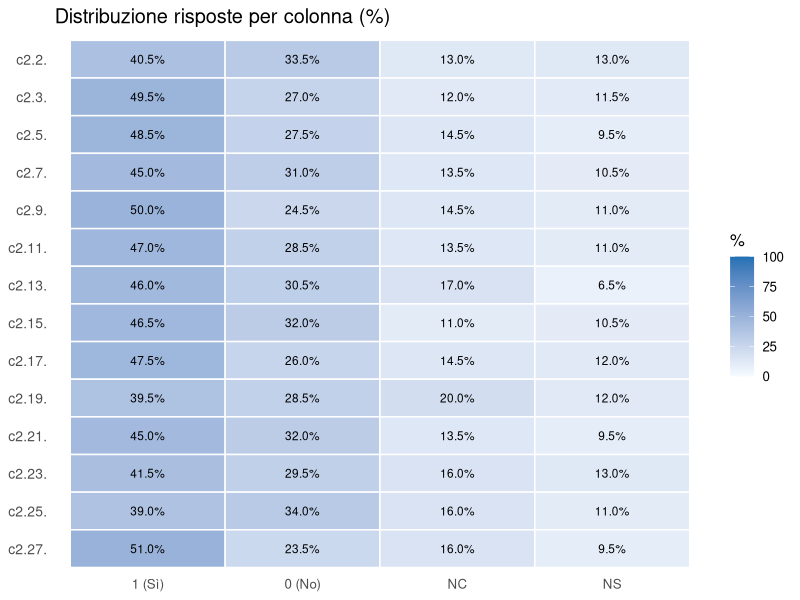
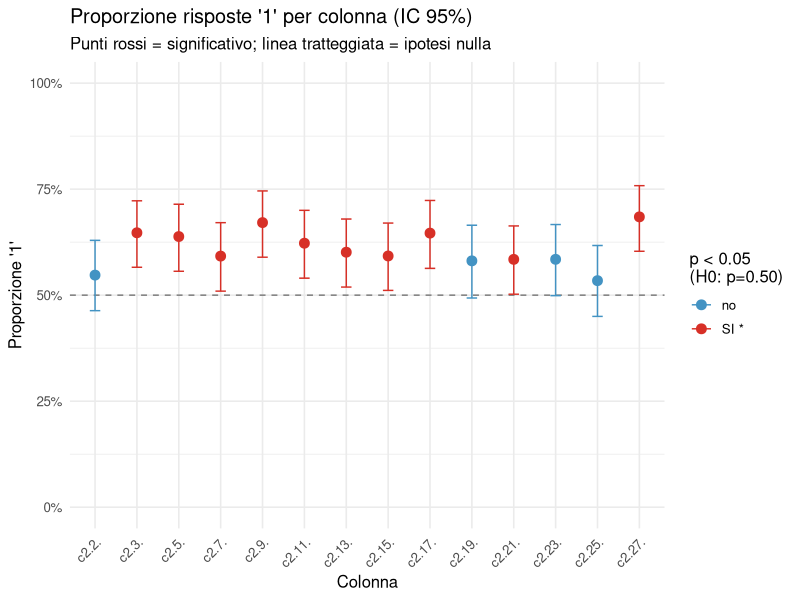
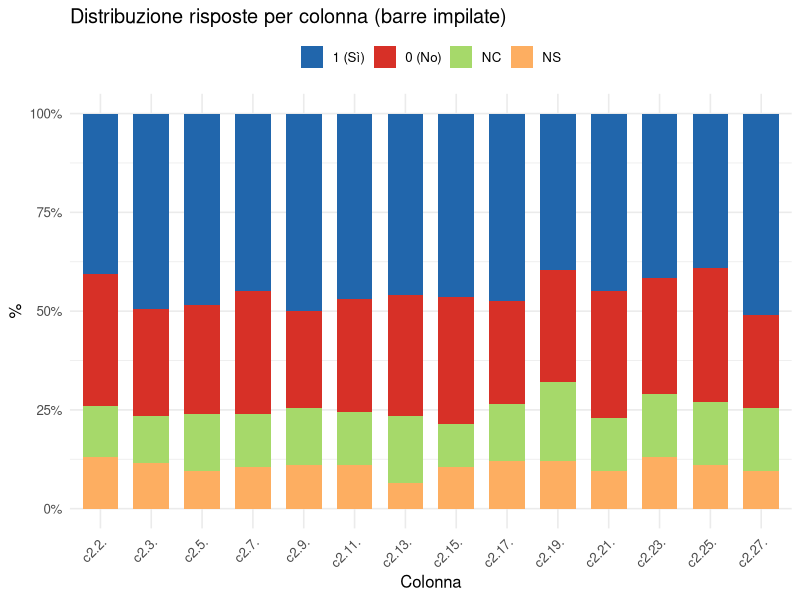

R code for these plots, in order:
# =============================================================================
# binary_response_proportions.R
# -----------------------------------------------------------------------------
# Analisi di risposte con 4 categorie: 1, 0, NC, NS
# Colonne: c2.2. c2.3. c2.5. c2.7. c2.9. c2.11. c2.13. c2.15.
#          c2.17. c2.19. c2.21. c2.23. c2.25. c2.27.
#
# Flusso per ogni colonna:
#   1. Proporzioni su tutte e 4 le categorie
#   2. Esclusione NC e NS
#   3. binom.test + prop.test (H0: p = 0.50) sul sottoinsieme 0/1
#   4. Tabella riassuntiva unica + grafici
# =============================================================================


# ── 0. PACCHETTI ──────────────────────────────────────────────────────────────

# install.packages(c("dplyr", "tidyr", "ggplot2", "scales"))
library(dplyr)
library(tidyr)
library(ggplot2)
library(scales)


# ── 1. CARICAMENTO DATI ───────────────────────────────────────────────────────
# Decommentare la riga adatta al proprio formato:

# dati <- read.csv("file.csv", stringsAsFactors = FALSE)
# dati <- readxl::read_excel("file.xlsx")

# ── DATI DI ESEMPIO (rimuovere quando si caricano i dati reali) ───────────────
set.seed(42)
n <- 200
cols_c2 <- c("c2.2.", "c2.3.", "c2.5.", "c2.7.", "c2.9.", "c2.11.",
             "c2.13.", "c2.15.", "c2.17.", "c2.19.", "c2.21.", "c2.23.",
             "c2.25.", "c2.27.")

dati <- as.data.frame(
  lapply(cols_c2, function(x)
    sample(c("1", "0", "NC", "NS"), n, replace = TRUE,
           prob = c(0.45, 0.30, 0.15, 0.10))
  )
)
names(dati) <- cols_c2
# ─────────────────────────────────────────────────────────────────────────────


# ── 2. IDENTIFICAZIONE AUTOMATICA DELLE COLONNE c2.X. ────────────────────────

colonne_c2 <- grep("^c2\\.", names(dati), value = TRUE)
cat(sprintf("Colonne analizzate (%d): %s\n\n",
            length(colonne_c2), paste(colonne_c2, collapse = ", ")))

# Ipotesi nulla per il test (modificare se necessario)
p0 <- 0.50


# ── 3. LOOP SU OGNI COLONNA ───────────────────────────────────────────────────

# Contenitori per i risultati
risultati_proporzioni <- list()   # proporzioni 4 categorie
risultati_test        <- list()   # risultati test binari

for (col in colonne_c2) {

  risposte <- dati[[col]]
  N_tot    <- length(risposte)

  # ── 3a. Proporzioni 4 categorie ──
  freq <- table(factor(risposte, levels = c("1", "0", "NC", "NS")))
  prop <- prop.table(freq)

  risultati_proporzioni[[col]] <- data.frame(
    colonna     = col,
    N_totale    = N_tot,
    n_1         = as.integer(freq["1"]),
    n_0         = as.integer(freq["0"]),
    n_NC        = as.integer(freq["NC"]),
    n_NS        = as.integer(freq["NS"]),
    pct_1       = round(prop["1"]  * 100, 1),
    pct_0       = round(prop["0"]  * 100, 1),
    pct_NC      = round(prop["NC"] * 100, 1),
    pct_NS      = round(prop["NS"] * 100, 1)
  )

  # ── 3b. Sottoinsieme valido (0/1) ──
  validi  <- risposte[risposte %in% c("1", "0")]
  n_val   <- length(validi)
  n_pos   <- sum(validi == "1")
  n_esclusi <- N_tot - n_val

  if (n_val < 5) {
    # Troppo poche osservazioni: segnala e salta il test
    risultati_test[[col]] <- data.frame(
      colonna     = col,
      N_validi    = n_val,
      n_esclusi   = n_esclusi,
      n_1         = n_pos,
      n_0         = n_val - n_pos,
      prop_1      = NA_real_,
      ic95_lower  = NA_real_,
      ic95_upper  = NA_real_,
      p_value_binom = NA_real_,
      p_value_prop  = NA_real_,
      significativo = NA
    )
    next
  }

  # binom.test
  bt <- binom.test(n_pos, n_val, p = p0, alternative = "two.sided", conf.level = 0.95)
  # prop.test
  pt <- prop.test(n_pos, n_val, p = p0, alternative = "two.sided",
                  conf.level = 0.95, correct = TRUE)

  risultati_test[[col]] <- data.frame(
    colonna       = col,
    N_validi      = n_val,
    n_esclusi     = n_esclusi,
    n_1           = n_pos,
    n_0           = n_val - n_pos,
    prop_1        = round(n_pos / n_val, 4),
    ic95_lower    = round(bt$conf.int[1], 4),
    ic95_upper    = round(bt$conf.int[2], 4),
    p_value_binom = round(bt$p.value, 4),
    p_value_prop  = round(pt$p.value, 4),
    significativo = ifelse(bt$p.value < 0.05, "SI *", "no")
  )
}


# ── 4. TABELLE RIASSUNTIVE ────────────────────────────────────────────────────

tab_prop <- bind_rows(risultati_proporzioni)
tab_test <- bind_rows(risultati_test)

cat("\n============================================================\n")
cat("  PROPORZIONI – TUTTE E 4 LE CATEGORIE\n")
cat("============================================================\n\n")
print(tab_prop, row.names = FALSE, digits = 3)

cat("\n============================================================\n")
cat(sprintf("  TEST BINOMIALE / PROP.TEST  (H0: p = %.2f)\n", p0))
cat("  Solo rispondenti validi (esclusi NC e NS)\n")
cat("============================================================\n\n")
print(tab_test, row.names = FALSE, digits = 4)

# Riepilogo colonne significative
sig <- tab_test[!is.na(tab_test$significativo) & tab_test$significativo == "SI *", "colonna"]
cat(sprintf("\nColonne con p < 0.05 (%d): %s\n",
            length(sig),
            if (length(sig) == 0) "nessuna" else paste(sig, collapse = ", ")))


# ── 5. EXPORT RISULTATI ───────────────────────────────────────────────────────
# write.csv(tab_prop, "proporzioni_c2.csv",  row.names = FALSE)
# write.csv(tab_test, "test_binari_c2.csv",  row.names = FALSE)


# ── 6. GRAFICI ────────────────────────────────────────────────────────────────

# ── 6a. Heatmap proporzioni 4 categorie ──────────────────────────────────────
plot_prop <- tab_prop %>%
  select(colonna, pct_1, pct_0, pct_NC, pct_NS) %>%
  pivot_longer(-colonna, names_to = "categoria", values_to = "pct") %>%
  mutate(
    categoria = factor(categoria,
                       levels = c("pct_1", "pct_0", "pct_NC", "pct_NS"),
                       labels = c("1 (Sì)", "0 (No)", "NC", "NS")),
    colonna   = factor(colonna, levels = rev(colonne_c2))
  )

ggplot(plot_prop, aes(x = categoria, y = colonna, fill = pct)) +
  geom_tile(colour = "white", linewidth = 0.5) +
  geom_text(aes(label = sprintf("%.1f%%", pct)), size = 3) +
  scale_fill_gradient(low = "#f7fbff", high = "#2171b5",
                      name = "%", limits = c(0, 100)) +
  labs(title = "Distribuzione risposte per colonna (%)",
       x = NULL, y = NULL) +
  theme_minimal(base_size = 12) +
  theme(axis.text.y = element_text(size = 10),
        panel.grid  = element_blank())


# ── 6b. Proporzione risposte '1' (validi) con IC 95% ─────────────────────────
plot_test <- tab_test %>%
  filter(!is.na(prop_1)) %>%
  mutate(colonna = factor(colonna, levels = colonne_c2))

ggplot(plot_test, aes(x = colonna, y = prop_1, colour = significativo)) +
  geom_hline(yintercept = p0, linetype = "dashed", colour = "grey50") +
  geom_point(size = 3) +
  geom_errorbar(aes(ymin = ic95_lower, ymax = ic95_upper), width = 0.25) +
  scale_y_continuous(labels = percent_format(accuracy = 1), limits = c(0, 1)) +
  scale_colour_manual(values = c("SI *" = "#d73027", "no" = "#4393c3"),
                      name = sprintf("p < 0.05\n(H0: p=%.2f)", p0)) +
  labs(title = "Proporzione risposte '1' per colonna (IC 95%)",
       subtitle = "Punti rossi = significativo; linea tratteggiata = ipotesi nulla",
       x = "Colonna", y = "Proporzione '1'") +
  theme_minimal(base_size = 12) +
  theme(axis.text.x = element_text(angle = 45, hjust = 1))


# ── 6c. Barre impilate 4 categorie ───────────────────────────────────────────
plot_prop_stacked <- plot_prop %>%
  mutate(colonna = factor(colonna, levels = colonne_c2))

ggplot(plot_prop_stacked, aes(x = colonna, y = pct, fill = categoria)) +
  geom_col(width = 0.7) +
  scale_fill_manual(values = c("1 (Sì)" = "#2166ac", "0 (No)" = "#d73027",
                                "NC"     = "#a6d96a", "NS"     = "#fdae61")) +
  scale_y_continuous(labels = label_percent(scale = 1)) +
  labs(title = "Distribuzione risposte per colonna (barre impilate)",
       x = "Colonna", y = "%", fill = NULL) +
  theme_minimal(base_size = 12) +
  theme(axis.text.x = element_text(angle = 45, hjust = 1),
        legend.position = "top")

cat("\nScript completato.\n")
